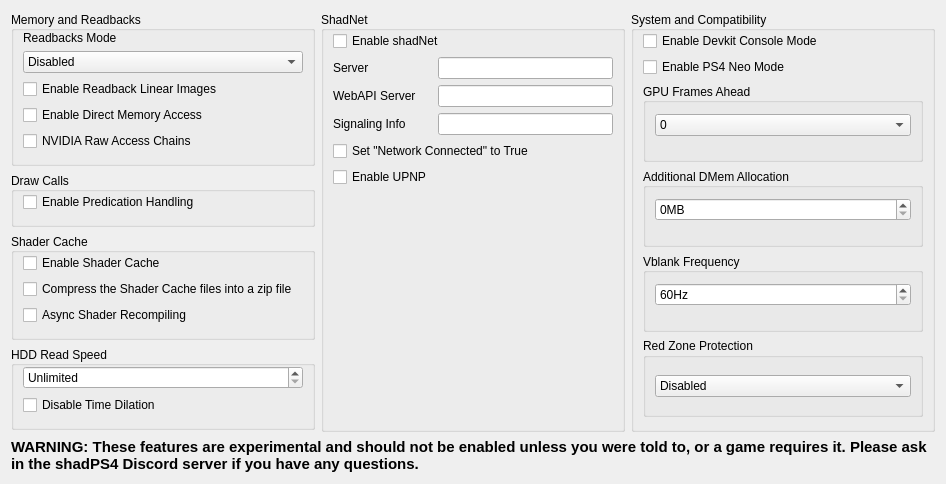
      <widget class="QWidget" name="experimentalTabContents">
       <property name="geometry">
        <rect>
         <x>0</x>
         <y>0</y>
         <width>946</width>
         <height>484</height>
        </rect>
       </property>
       <property name="sizePolicy">
        <sizepolicy hsizetype="Preferred" vsizetype="Maximum">
         <horstretch>0</horstretch>
         <verstretch>0</verstretch>
        </sizepolicy>
       </property>
       <layout class="QVBoxLayout" name="debugTabVLayout2" stretch="0">
        <item>
         <layout class="QVBoxLayout" name="experimentalVLayout">
          <item>
           <layout class="QHBoxLayout" name="experimentalHLayout" stretch="1,1,1">
             <item>
              <layout class="QVBoxLayout" name="renderingGroupsLayout">
               <item>
                 <widget class="QGroupBox" name="memoryReadbacksGroupBox">
                  <property name="sizePolicy"><sizepolicy hsizetype="Preferred" vsizetype="Minimum"><horstretch>0</horstretch><verstretch>0</verstretch></sizepolicy></property>
                  <property name="title"><string>Memory and Readbacks</string></property>
                  <property name="alignment"><set>Qt::AlignmentFlag::AlignLeading|Qt::AlignmentFlag::AlignLeft|Qt::AlignmentFlag::AlignVCenter</set></property>
                  <layout class="QFormLayout" name="memoryReadbacksLayout">
                   <property name="sizeConstraint"><enum>QLayout::SizeConstraint::SetDefaultConstraint</enum></property>
                   <property name="fieldGrowthPolicy"><enum>QFormLayout::FieldGrowthPolicy::AllNonFixedFieldsGrow</enum></property>
                   <property name="labelAlignment"><set>Qt::AlignmentFlag::AlignLeading|Qt::AlignmentFlag::AlignLeft|Qt::AlignmentFlag::AlignTop</set></property>
                   <property name="horizontalSpacing"><number>6</number></property>
                   <property name="verticalSpacing"><number>6</number></property>
                   <property name="leftMargin"><number>9</number></property>
                   <property name="topMargin"><number>0</number></property>
                   <property name="bottomMargin"><number>12</number></property>
                   <item row="0" column="0" colspan="2">
                   <widget class="QWidget" name="readbacksGroupBox" native="true">
                    <layout class="QVBoxLayout" name="verticalLayout_7">
                     <property name="leftMargin"><number>0</number></property>
                     <property name="topMargin"><number>0</number></property>
                     <property name="rightMargin"><number>0</number></property>
                     <property name="bottomMargin"><number>0</number></property>
                     <item><widget class="QLabel" name="readbacksModeLabel"><property name="text"><string>Readbacks Mode</string></property></widget></item>
                     <item>
                      <widget class="QComboBox" name="readbacksModeComboBox">
                       <item><property name="text"><string>Disabled</string></property></item>
                       <item><property name="text"><string>Relaxed</string></property></item>
                       <item><property name="text"><string>Precise</string></property></item>
                      </widget>
                     </item>
                    </layout>
                   </widget>
                  </item>
                   <item row="1" column="0" colspan="2"><widget class="QCheckBox" name="readbackLinearImagesCheckBox"><property name="text"><string>Enable Readback Linear Images</string></property></widget></item>
                   <item row="2" column="0" colspan="2"><widget class="QCheckBox" name="dmaCheckBox"><property name="text"><string>Enable Direct Memory Access</string></property></widget></item>
                   <item row="3" column="0" colspan="2">
                    <widget class="QCheckBox" name="nvRawAccessChainsCheckBox">
                     <property name="text"><string>NVIDIA Raw Access Chains</string></property>
                     <property name="toolTip"><string>Optimize storage buffer shader accesses on supported NVIDIA drivers. Takes effect when the game starts.</string></property>
                    </widget>
                   </item>
                 </layout>
                </widget>
               </item>
               <item>
                 <widget class="QGroupBox" name="drawCallsGroupBox">
                  <property name="sizePolicy"><sizepolicy hsizetype="Preferred" vsizetype="Minimum"><horstretch>0</horstretch><verstretch>0</verstretch></sizepolicy></property>
                  <property name="title"><string>Draw Calls</string></property>
                  <property name="alignment"><set>Qt::AlignmentFlag::AlignLeading|Qt::AlignmentFlag::AlignLeft|Qt::AlignmentFlag::AlignVCenter</set></property>
                  <layout class="QFormLayout" name="drawCallsLayout">
                   <property name="sizeConstraint"><enum>QLayout::SizeConstraint::SetDefaultConstraint</enum></property>
                   <property name="fieldGrowthPolicy"><enum>QFormLayout::FieldGrowthPolicy::AllNonFixedFieldsGrow</enum></property>
                   <property name="labelAlignment"><set>Qt::AlignmentFlag::AlignLeading|Qt::AlignmentFlag::AlignLeft|Qt::AlignmentFlag::AlignTop</set></property>
                   <property name="horizontalSpacing"><number>6</number></property><property name="verticalSpacing"><number>6</number></property>
                   <property name="leftMargin"><number>9</number></property><property name="topMargin"><number>0</number></property><property name="bottomMargin"><number>12</number></property>
                   <item row="0" column="0" colspan="2"><widget class="QCheckBox" name="enablePredicationCheckBox"><property name="text"><string>Enable Predication Handling</string></property></widget></item>
                 </layout>
                </widget>
               </item>
               <item>
                 <widget class="QGroupBox" name="shaderCacheGroupBox">
                  <property name="sizePolicy"><sizepolicy hsizetype="Preferred" vsizetype="Minimum"><horstretch>0</horstretch><verstretch>0</verstretch></sizepolicy></property>
                  <property name="title"><string>Shader Cache</string></property>
                  <property name="alignment"><set>Qt::AlignmentFlag::AlignLeading|Qt::AlignmentFlag::AlignLeft|Qt::AlignmentFlag::AlignVCenter</set></property>
                  <layout class="QFormLayout" name="shaderCacheLayout">
                   <property name="sizeConstraint"><enum>QLayout::SizeConstraint::SetDefaultConstraint</enum></property>
                   <property name="fieldGrowthPolicy"><enum>QFormLayout::FieldGrowthPolicy::AllNonFixedFieldsGrow</enum></property>
                   <property name="labelAlignment"><set>Qt::AlignmentFlag::AlignLeading|Qt::AlignmentFlag::AlignLeft|Qt::AlignmentFlag::AlignTop</set></property>
                   <property name="horizontalSpacing"><number>6</number></property><property name="verticalSpacing"><number>6</number></property>
                   <property name="leftMargin"><number>9</number></property><property name="topMargin"><number>0</number></property><property name="bottomMargin"><number>12</number></property>
                   <item row="0" column="0" colspan="2"><widget class="QCheckBox" name="shaderCaheCheckBox"><property name="text"><string>Enable Shader Cache</string></property></widget></item>
                   <item row="1" column="0" colspan="2"><widget class="QCheckBox" name="shaderCacheArchiveCheckBox"><property name="text"><string>Compress the Shader Cache files into a zip file</string></property></widget></item>
                   <item row="2" column="0" colspan="2"><widget class="QCheckBox" name="asyncShaderRecompilingCheckBox"><property name="text"><string>Async Shader Recompiling</string></property></widget></item>
                 </layout>
                </widget>
               </item>
               <item>
                 <widget class="QGroupBox" name="hddReadSpeedGroupBox">
                  <property name="sizePolicy"><sizepolicy hsizetype="Preferred" vsizetype="Minimum"><horstretch>0</horstretch><verstretch>0</verstretch></sizepolicy></property>
                  <property name="title"><string>HDD Read Speed</string></property>
                  <property name="alignment"><set>Qt::AlignmentFlag::AlignLeading|Qt::AlignmentFlag::AlignLeft|Qt::AlignmentFlag::AlignVCenter</set></property>
                  <layout class="QVBoxLayout" name="hddReadSpeedLayout">
                   <property name="leftMargin"><number>9</number></property><property name="topMargin"><number>0</number></property><property name="bottomMargin"><number>12</number></property>
                   <item>
                    <widget class="QSpinBox" name="hddReadSpeedSpinBox">
                     <property name="accelerated"><bool>true</bool></property>
                     <property name="correctionMode"><enum>QAbstractSpinBox::CorrectionMode::CorrectToNearestValue</enum></property>
                     <property name="keyboardTracking"><bool>false</bool></property>
                     <property name="specialValueText"><string>Unlimited</string></property>
                     <property name="suffix"><string notr="true"> MiB/s</string></property>
                     <property name="maximum"><number>100000</number></property>
                    </widget>
                   </item>
                   <item>
                    <widget class="QCheckBox" name="app0DisableTimeStretchingCheckBox">
                     <property name="text"><string>Disable Time Dilation</string></property>
                    </widget>
                   </item>
                  </layout>
                 </widget>
               </item>
               <item><spacer name="renderingGroupsSpacer"><property name="orientation"><enum>Qt::Orientation::Vertical</enum></property><property name="sizeHint" stdset="0"><size><width>20</width><height>40</height></size></property></spacer></item>
              </layout>
             </item>
            <item>
             <widget class="QGroupBox" name="shadnetGroupBox">
              <property name="sizePolicy">
               <sizepolicy hsizetype="Preferred" vsizetype="Minimum">
                <horstretch>0</horstretch>
                <verstretch>0</verstretch>
               </sizepolicy>
              </property>
              <property name="title">
               <string>ShadNet</string>
              </property>
              <property name="alignment">
               <set>Qt::AlignmentFlag::AlignLeading|Qt::AlignmentFlag::AlignLeft|Qt::AlignmentFlag::AlignVCenter</set>
              </property>
              <layout class="QFormLayout" name="formLayout">
               <property name="sizeConstraint">
                <enum>QLayout::SizeConstraint::SetDefaultConstraint</enum>
               </property>
               <property name="fieldGrowthPolicy">
                <enum>QFormLayout::FieldGrowthPolicy::AllNonFixedFieldsGrow</enum>
               </property>
               <property name="labelAlignment">
                <set>Qt::AlignmentFlag::AlignLeading|Qt::AlignmentFlag::AlignLeft|Qt::AlignmentFlag::AlignTop</set>
               </property>
               <property name="horizontalSpacing">
                <number>6</number>
               </property>
               <property name="verticalSpacing">
                <number>6</number>
               </property>
               <property name="leftMargin">
                <number>9</number>
               </property>
               <property name="topMargin">
                <number>0</number>
               </property>
               <property name="bottomMargin">
                <number>12</number>
               </property>
               <item row="0" column="0" colspan="2">
                <widget class="QCheckBox" name="shadnetCheckBox">
                 <property name="text"><string>Enable shadNet</string></property>
                </widget>
               </item>
               <item row="1" column="0">
                <widget class="QLabel" name="serverLabel">
                 <property name="sizePolicy">
                  <sizepolicy hsizetype="Preferred" vsizetype="Minimum">
                   <horstretch>0</horstretch>
                   <verstretch>0</verstretch>
                  </sizepolicy>
                 </property>
                 <property name="minimumSize">
                  <size>
                   <width>0</width>
                   <height>0</height>
                  </size>
                 </property>
                 <property name="text">
                  <string>Server</string>
                 </property>
                 <property name="alignment">
                  <set>Qt::AlignmentFlag::AlignLeading|Qt::AlignmentFlag::AlignLeft|Qt::AlignmentFlag::AlignVCenter</set>
                 </property>
                </widget>
               </item>
               <item row="4" column="0">
                <widget class="QLabel" name="signalingInfoLabel">
                 <property name="text">
                  <string>Signaling Info</string>
                 </property>
                </widget>
               </item>
               <item row="4" column="1">
                <widget class="QLineEdit" name="signalingInfoLineEdit"/>
               </item>
               <item row="6" column="0">
                <widget class="QCheckBox" name="upnpCheckBox">
                 <property name="text">
                  <string>Enable UPNP</string>
                 </property>
                </widget>
               </item>
               <item row="5" column="0" colspan="2">
                <widget class="QCheckBox" name="networkConnectedCheckBox">
                 <property name="text"><string>Set &quot;Network Connected&quot; to True</string></property>
                </widget>
               </item>
               <item row="1" column="1">
                <widget class="QLineEdit" name="serverLineEdit">
                 <property name="sizePolicy">
                  <sizepolicy hsizetype="Expanding" vsizetype="Fixed">
                   <horstretch>0</horstretch>
                   <verstretch>0</verstretch>
                  </sizepolicy>
                 </property>
                 <property name="text">
                  <string/>
                 </property>
                 <property name="alignment">
                  <set>Qt::AlignmentFlag::AlignLeading|Qt::AlignmentFlag::AlignLeft|Qt::AlignmentFlag::AlignVCenter</set>
                 </property>
                </widget>
               </item>
               <item row="3" column="0">
                <widget class="QLabel" name="servWebApiLabel">
                 <property name="text">
                  <string>WebAPI Server</string>
                 </property>
                </widget>
               </item>
               <item row="3" column="1">
                <widget class="QLineEdit" name="servWebApiLineEdit"/>
               </item>
              </layout>
             </widget>
            </item>
            <item>
             <widget class="QGroupBox" name="systemCompatibilityGroupBox">
              <property name="sizePolicy"><sizepolicy hsizetype="Preferred" vsizetype="Minimum"><horstretch>0</horstretch><verstretch>0</verstretch></sizepolicy></property>
              <property name="title"><string>System and Compatibility</string></property>
              <property name="alignment"><set>Qt::AlignmentFlag::AlignLeading|Qt::AlignmentFlag::AlignLeft|Qt::AlignmentFlag::AlignVCenter</set></property>
               <layout class="QVBoxLayout" name="verticalLayout_10">
               <property name="spacing"><number>6</number></property>
               <property name="leftMargin"><number>9</number></property>
               <property name="topMargin"><number>0</number></property>
               <property name="bottomMargin"><number>12</number></property>
              <item>
               <widget class="QCheckBox" name="devkitCheckBox">
                <property name="text"><string>Enable Devkit Console Mode</string></property>
               </widget>
              </item>
              <item>
               <widget class="QCheckBox" name="neoCheckBox">
                <property name="text"><string>Enable PS4 Neo Mode</string></property>
               </widget>
              </item>
              <item>
                <widget class="QGroupBox" name="gpuFramesAheadGroupBox">
                 <property name="sizePolicy"><sizepolicy hsizetype="Preferred" vsizetype="Minimum"><horstretch>0</horstretch><verstretch>0</verstretch></sizepolicy></property>
                 <property name="title"><string>GPU Frames Ahead</string></property>
                 <property name="alignment"><set>Qt::AlignmentFlag::AlignLeading|Qt::AlignmentFlag::AlignLeft|Qt::AlignmentFlag::AlignVCenter</set></property>
                 <layout class="QVBoxLayout" name="gpuFramesAheadLayout">
                  <property name="leftMargin"><number>9</number></property><property name="topMargin"><number>0</number></property><property name="bottomMargin"><number>12</number></property>
                 <item>
                  <widget class="QComboBox" name="gpuFramesAheadComboBox">
                   <item><property name="text"><string notr="true">0</string></property></item>
                   <item><property name="text"><string notr="true">1</string></property></item>
                   <item><property name="text"><string notr="true">2</string></property></item>
                  </widget>
                 </item>
                </layout>
               </widget>
              </item>
              <item>
                <widget class="QGroupBox" name="dmemGroupBox">
                 <property name="sizePolicy"><sizepolicy hsizetype="Preferred" vsizetype="Minimum"><horstretch>0</horstretch><verstretch>0</verstretch></sizepolicy></property>
                <property name="title">
                 <string>Additional DMem Allocation</string>
                 </property>
                 <property name="alignment"><set>Qt::AlignmentFlag::AlignLeading|Qt::AlignmentFlag::AlignLeft|Qt::AlignmentFlag::AlignVCenter</set></property>
                 <layout class="QVBoxLayout" name="verticalLayout_4">
                  <property name="leftMargin"><number>9</number></property><property name="topMargin"><number>0</number></property><property name="bottomMargin"><number>12</number></property>
                 <item>
                  <widget class="QSpinBox" name="dmemSpinBox">
                   <property name="frame">
                    <bool>true</bool>
                   </property>
                   <property name="alignment">
                    <set>Qt::AlignmentFlag::AlignLeading|Qt::AlignmentFlag::AlignLeft|Qt::AlignmentFlag::AlignVCenter</set>
                   </property>
                   <property name="specialValueText">
                    <string/>
                   </property>
                   <property name="accelerated">
                    <bool>true</bool>
                   </property>
                   <property name="correctionMode">
                    <enum>QAbstractSpinBox::CorrectionMode::CorrectToNearestValue</enum>
                   </property>
                   <property name="keyboardTracking">
                    <bool>false</bool>
                   </property>
                   <property name="suffix">
                    <string notr="true">MB</string>
                   </property>
                   <property name="minimum">
                    <number>0</number>
                   </property>
                   <property name="maximum">
                    <number>100000</number>
                   </property>
                   <property name="value">
                    <number>0</number>
                   </property>
                  </widget>
                 </item>
                </layout>
               </widget>
              </item>
              <item>
                <widget class="QGroupBox" name="heightDivider">
                 <property name="sizePolicy"><sizepolicy hsizetype="Preferred" vsizetype="Minimum"><horstretch>0</horstretch><verstretch>0</verstretch></sizepolicy></property>
                <property name="title">
                 <string>Vblank Frequency</string>
                 </property>
                 <property name="alignment"><set>Qt::AlignmentFlag::AlignLeading|Qt::AlignmentFlag::AlignLeft|Qt::AlignmentFlag::AlignVCenter</set></property>
                 <layout class="QVBoxLayout" name="vblankLayout">
                  <property name="leftMargin"><number>9</number></property><property name="topMargin"><number>0</number></property><property name="bottomMargin"><number>12</number></property>
                 <item>
                  <widget class="QSpinBox" name="vblankSpinBox">
                   <property name="frame">
                    <bool>true</bool>
                   </property>
                   <property name="alignment">
                    <set>Qt::AlignmentFlag::AlignLeading|Qt::AlignmentFlag::AlignLeft|Qt::AlignmentFlag::AlignVCenter</set>
                   </property>
                   <property name="specialValueText">
                    <string/>
                   </property>
                   <property name="accelerated">
                    <bool>true</bool>
                   </property>
                   <property name="correctionMode">
                    <enum>QAbstractSpinBox::CorrectionMode::CorrectToNearestValue</enum>
                   </property>
                   <property name="keyboardTracking">
                    <bool>false</bool>
                   </property>
                   <property name="suffix">
                    <string notr="true">Hz</string>
                   </property>
                   <property name="minimum">
                    <number>60</number>
                   </property>
                   <property name="maximum">
                    <number>9999</number>
                   </property>
                   <property name="value">
                    <number>60</number>
                   </property>
                  </widget>
                 </item>
                </layout>
               </widget>
              </item>
              <item>
               <widget class="QGroupBox" name="redZoneGroupBox">
                <property name="title">
                 <string>Red Zone Protection</string>
                </property>
                <layout class="QVBoxLayout" name="verticalLayout_20">
                 <item>
                  <widget class="QComboBox" name="redZoneComboBox">
                   <item>
                    <property name="text">
                     <string>Disabled</string>
                    </property>
                   </item>
                   <item>
                    <property name="text">
                     <string>Static Patching</string>
                    </property>
                   </item>
                  </widget>
                 </item>
                </layout>
               </widget>
              </item>
             </layout>
             </widget>
            </item>
           </layout>
          </item>
          <item>
           <layout class="QHBoxLayout" name="horizontalLayout_11">
            <item>
             <widget class="QLabel" name="ExperimentalLabel">
              <property name="sizeIncrement">
               <size>
                <width>0</width>
                <height>0</height>
               </size>
              </property>
              <property name="baseSize">
               <size>
                <width>0</width>
                <height>0</height>
               </size>
              </property>
              <property name="font">
               <font>
                <pointsize>11</pointsize>
                <bold>true</bold>
               </font>
              </property>
              <property name="text">
               <string>WARNING: These features are experimental and should not be enabled unless you were told to, or a game requires it. Please ask in the shadPS4 Discord server if you have any questions.</string>
              </property>
              <property name="scaledContents">
               <bool>false</bool>
              </property>
              <property name="alignment">
               <set>Qt::AlignmentFlag::AlignLeading|Qt::AlignmentFlag::AlignLeft|Qt::AlignmentFlag::AlignVCenter</set>
              </property>
              <property name="wordWrap">
               <bool>true</bool>
              </property>
              <property name="margin">
               <number>20</number>
              </property>
              <property name="indent">
               <number>-1</number>
              </property>
             </widget>
            </item>
           </layout>
          </item>
         </layout>
        </item>
       </layout>
      </widget>
